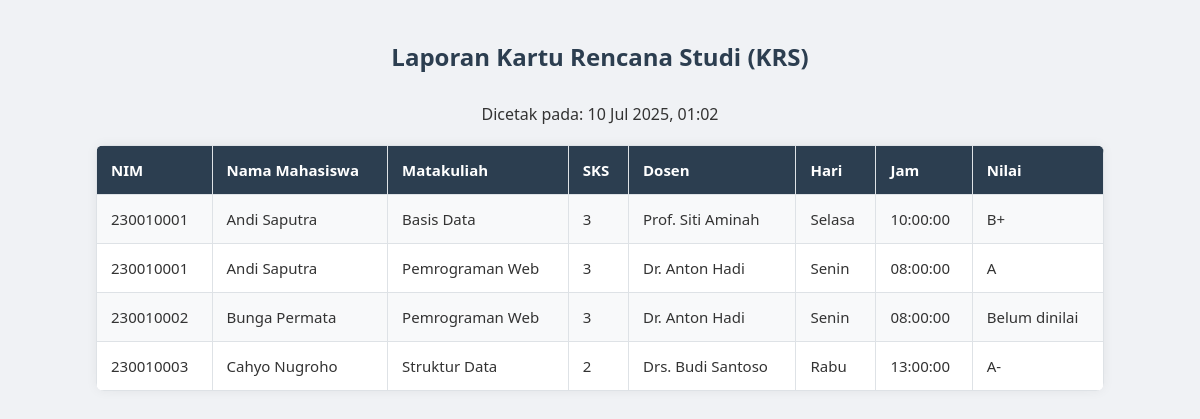
Page /views/laporan_krs.php on the committed database.
### tables this page shows
CREATE TABLE `mahasiswa` (
  `nim` bigint(20) NOT NULL,
  `nama` varchar(100) DEFAULT NULL,
  `jk` enum('L','P') DEFAULT NULL,
  `tgl_lahir` date DEFAULT NULL,
  `jalan` varchar(100) DEFAULT NULL,
  `kota` varchar(50) DEFAULT NULL,
  `kodepos` varchar(10) DEFAULT NULL,
  `no_hp` varchar(15) DEFAULT NULL,
  `kd_ds` varchar(10) DEFAULT NULL
);

CREATE TABLE `matakuliah` (
  `kd_mk` varchar(10) NOT NULL,
  `nama` varchar(100) DEFAULT NULL,
  `sks` int(11) DEFAULT NULL
);

CREATE TABLE `dosen` (
  `kd_ds` varchar(10) NOT NULL,
  `nama` varchar(100) DEFAULT NULL
);

CREATE TABLE `jadwalmengajar` (
  `id_jadwal` int(11) NOT NULL,
  `kd_mk` varchar(10) DEFAULT NULL,
  `kd_ds` varchar(10) DEFAULT NULL,
  `hari` varchar(10) DEFAULT NULL,
  `jam` time DEFAULT NULL,
  `ruang` varchar(20) DEFAULT NULL
);

### views/laporan_krs.php (the view, shortened to what this page needs)
<?php
include '../config/db.php';
$query = mysqli_query($conn, "
    SELECT
        m.nim,
        m.nama AS nama_mhs,
        mk.nama AS nama_matkul,
        mk.sks,
        d.nama AS nama_dosen,
        j.hari,
        j.jam,
        IFNULL(k.nilai, 'Belum dinilai') AS nilai,
        NOW() AS dicetak
    FROM KRSMahasiswa k
    JOIN Mahasiswa m ON k.nim = m.nim
    JOIN Matakuliah mk ON k.kd_mk = mk.kd_mk
    JOIN JadwalMengajar j ON j.kd_mk = k.kd_mk AND j.kd_ds = k.kd_ds
    JOIN Dosen d ON j.kd_ds = d.kd_ds
    ORDER BY m.nama, mk.nama;
");
?>
<!DOCTYPE html>
<html>
<head>
    <link rel="stylesheet" href="../css/style.css">
</head>
<body>
<h2>Laporan Kartu Rencana Studi (KRS)</h2>
<p style="text-align:center;">Dicetak pada: <?= date("d M Y, H:i") ?></p>
<table>
    <tr>
        <th>NIM</th>
        <th>Nama Mahasiswa</th>
        <th>Matakuliah</th>
        <th>SKS</th>
        <th>Dosen</th>
        <th>Hari</th>
        <th>Jam</th>
        <th>Nilai</th>
    </tr>
    <?php while ($row = mysqli_fetch_assoc($query)) { ?>
        <tr>
            <td><?= $row['nim'] ?></td>
            <td><?= $row['nama_mhs'] ?></td>
            <td><?= $row['nama_matkul'] ?></td>
            <td><?= $row['sks'] ?></td>
            <td><?= $row['nama_dosen'] ?></td>
            <td><?= $row['hari'] ?></td>
            <td><?= $row['jam'] ?></td>
            <td><?= $row['nilai'] ?></td>
        </tr>
    <?php } ?>
</table>
</body>
</html>

### css/style.css (style rules this page uses)
body { font-family: 'Segoe UI', sans-serif; background: #f0f2f5; margin: 40px; color: #333; }
h2 { text-align: center; color: #2c3e50; font-weight: 600; margin-bottom: 30px; }
table { width: 90%; border-collapse: collapse; margin: 20px auto; background-color: #ffffff; box-shadow: 0 0 12px rgba(0, 0, 0, 0.06); border-radius: 8px; overflow: hidden; }
th, td { border: 1px solid #dee2e6; padding: 14px; text-align: left; font-size: 15px; }
th { background-color: #2c3e50; color: white; }
tr:nth-child(even) { background-color: #f8f9fa; }

### rows in the picture
mahasiswa: nim "230010001", nama "Andi Saputra", matakuliah.nama "Basis Data", matakuliah.sks "3", dosen.nama "Prof. Siti Aminah", jadwalmengajar.hari "Selasa", jadwalmengajar.jam "10:00:00", nilai "B+", matakuliah.nama "Pemrograman Web", kd_ds.nama "Dr. Anton Hadi", jadwalmengajar.hari "Senin", jadwalmengajar.jam "08:00:00", nilai "A"
mahasiswa: nim "230010002", nama "Bunga Permata", matakuliah.nama "Pemrograman Web", matakuliah.sks "3", dosen.nama "Dr. Anton Hadi", jadwalmengajar.hari "Senin", jadwalmengajar.jam "08:00:00", nilai "Belum dinilai"
mahasiswa: nim "230010003", nama "Cahyo Nugroho", matakuliah.nama "Struktur Data", matakuliah.sks "2", dosen.nama "Drs. Budi Santoso", jadwalmengajar.hari "Rabu", jadwalmengajar.jam "13:00:00", nilai "A-"
